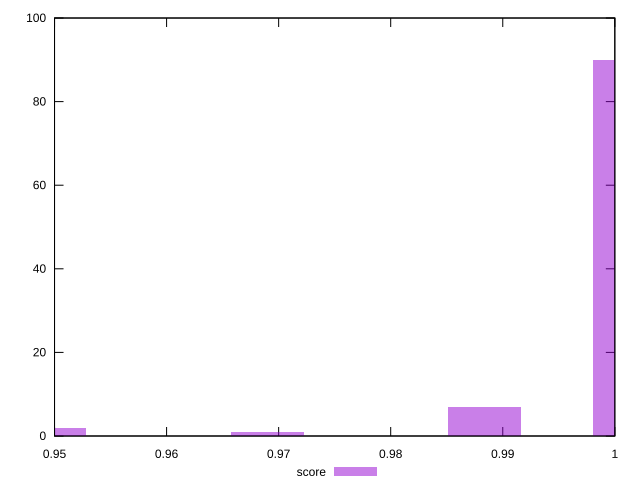

The gnuplot source for this figure:
reset

$score <<EOF
0.9689880319336357 1
0.9883677925723084 7
1.0012876329980902 90
0.949608271294963 2
EOF

set key outside below
set boxwidth 0.006459920212890905
set xrange [0.95:1]
set yrange [0:100]
set trange [0:100]
set style fill transparent solid 0.5 noborder
set terminal svg size 640, 490 enhanced background rgb 'white'
set output "reports/report_00033_2021-03-01T14-23-16.841Z/mainthread-work-breakdown/samples/astro-inner-cached/score/histogram.svg"

plot $score title "score" with boxes

reset
